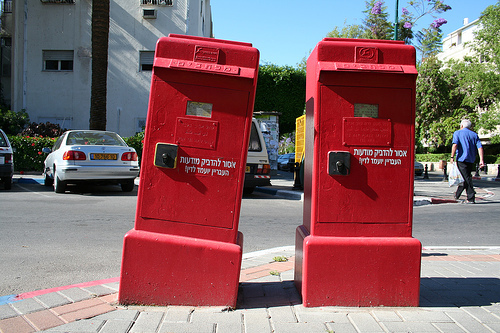
#> input picture example_image.jpeg, 500 x 333 px
$ python color_conversion_answer.py
#> lines starting #> are read from the running program, lines starting #| are printed output that depends on the picture
import cv2
import numpy as np
import matplotlib.pyplot as plt


if __name__ == '__main__':
    original_img = cv2.imread('./example_image.jpeg')
#> original_img is the input picture: shape (333, 500, 3); mean B, G, R 104.4, 101.1, 136.3
    original_img = cv2.cvtColor(original_img, cv2.COLOR_BGR2RGB)

    # TODO: now the image value is in range (0, 255), normalize the value into range (0, 1)
    normalized_img = original_img / 255

    # TODO: convert the red-green-blue format into cyan-magenta-yellow
    cmy_img = 1 - normalized_img
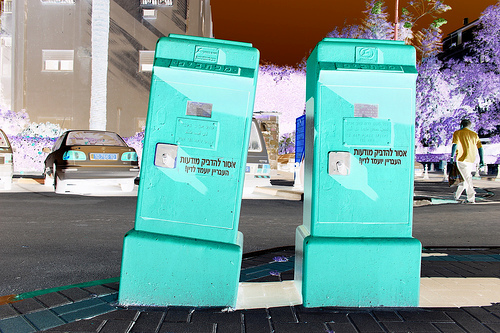
#> cmy_img: shape (333, 500, 3) float64; mean R, G, B 0.466, 0.603, 0.591

    fig, axs = plt.subplots(1, 2, figsize=(10, 5))
    axs[0].imshow(normalized_img)
    axs[0].set_title('RGB image')
    axs[1].imshow(cmy_img)
    axs[1].set_title('CMY image')
    plt.show()
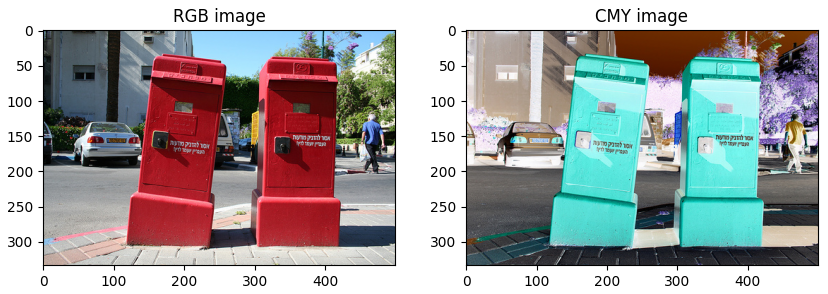
#> figure drawn by matplotlib, 2 panels
